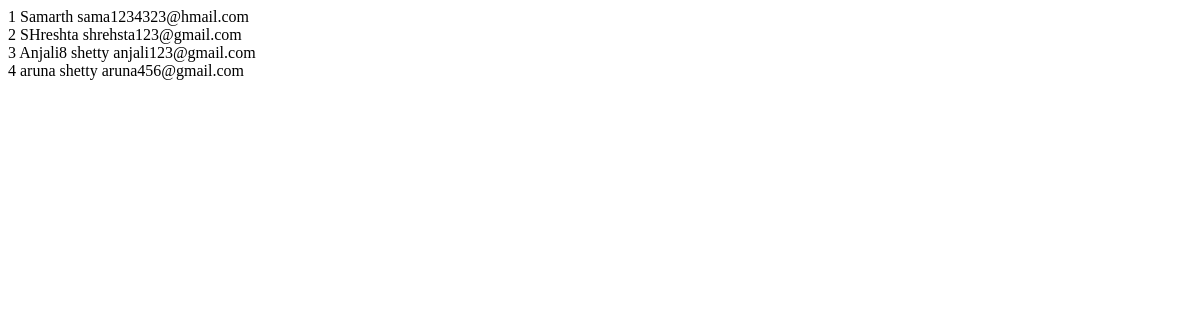
/show/, run on an earlier commit of the app's database.
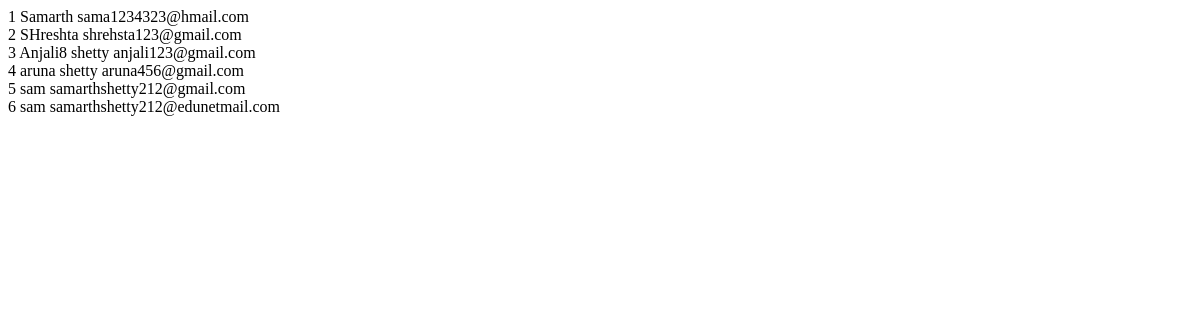
And on a later commit of the database.
### ecom/models.py (models this page shows, shortened)
class Student(models.Model):
    email=models.EmailField()
    name=models.CharField()

### ecom/views.py (the view)
# urls.py: path("show/",views.show,name="show"),
def show(request):
    Data=Student.objects.all()
    return render(request,"show.html",{"Student":Data})

### ecom/templates/show.html (shortened to what this page needs)
<!DOCTYPE html>
<html lang="en">
<head>
</head>
<body>
    {% for i in Student  %}
    {{i.id}}
    {{i.name}}
    {{i.email}}<br>
    {% endfor %}
</body>
</html>

What changed in the data, as far as the page shows it:
added Student: id "5", name "sam", email "samarthshetty212@gmail.com"
added Student: id "6", name "sam", email "samarthshetty212@edunetmail.com"
